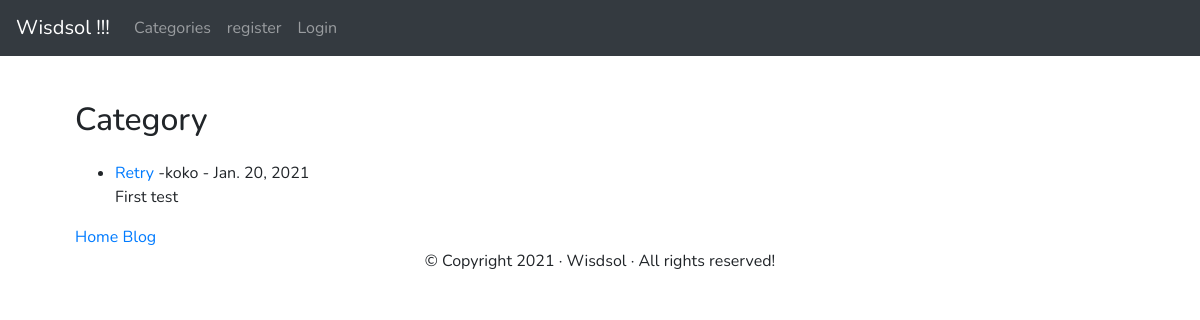
The app's page /blog/category/category/ with its own data.
### blog/models.py (models this page shows, shortened)
class TimespamtedModel(models.Model):
    created_at=models.DateTimeField(auto_now_add=True)
    updated_at=models.DateTimeField(auto_now=True)
    class Meta:
        abstract=True

class Post(TimespamtedModel):
    title = models.CharField(max_length=255)
    title_tag = models.CharField(max_length=255)
    author = models.ForeignKey(User,on_delete=models.CASCADE)
    body=RichTextField(blank=True, null=True)
    post_date = models.DateField(auto_now_add=True)
    category = models.CharField(max_length=255,default='category')
    likes = models.ManyToManyField(User, related_name='blog_posts')

### blog/views.py (the view)
# urls.py: path('category/<str:cats>/',CategoryView,name='category'),
def CategoryView(request,cats):
	category_posts=Post.objects.filter(category=cats.replace('-',' '))
	return render(request,'categories.html',{'cats':cats.title().replace('-',' '),'category_posts':category_posts})

### blog/templates/categories.html (shortened to what this page needs)
{% extends 'base.html' %}
{% block content%}
{%if category_posts %}
	<h1>{{ cats }}</h1>
	<ul>
	{%for post in category_posts%}
		    <li><a href="{%url 'blog:article-detail' post.pk %}"
		>{{post.title}}</a>
	        -{{post.author.first_name}}
	        {{post.author.last_name}}-
	        {{post.post_date}} <br/>
	    {{post.body | slice:":200"|safe}}
	    </li>
	{%endfor%}
	</ul>
{%else%}
	<h2> Sorry this page does not  exist...</h2>
{%endif%}
{% endblock %}

### static/css/styles.css (style rules this page uses)
* { box-sizing: border-box; }
body { margin:0; padding:0; font-family:'Nunito'; }

### records on screen
Post: category "Category", title "Retry", author.first_name "koko", post_date "Jan. 20, 2021", body "First test"
